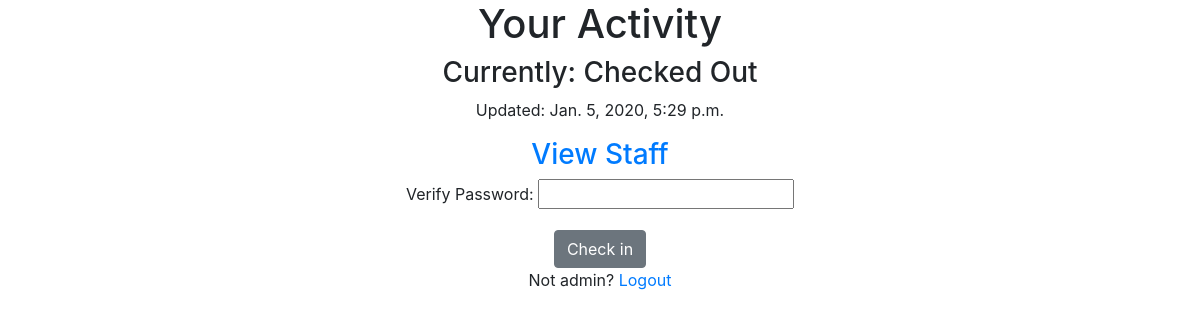
The page / (signed in) on the database its author committed.
### timeclock/models.py (models this page shows, shortened)
class UserActivity(models.Model):
    user = models.ForeignKey(settings.AUTH_USER_MODEL,on_delete=models.CASCADE)
    activity = models.CharField(max_length=120, default='checkin', choices=USER_ACTIVITY_CHOICES)
    timestamp = models.DateTimeField(auto_now_add=True)
    objects = UserActivityManager()
    abc = UserActivityManager()
    class Meta:
        verbose_name = 'User Activity'
        verbose_name_plural = "User Activities"
    @property
    def next_activity(self):
        next = "Check in"
        if self.activity == 'checkin':
            next = "Check out"
        return next
    @property
    def current(self):
        current = 'Checked Out'
        if self.activity == 'checkin':
            current = "Checked in"
        return current

### timeclock/views.py (the view, shortened to what this page needs)
# urls.py: url(r'^$', ActivityView.as_view()),
class ActivityView(View):
    @method_decorator(login_required)
    def dispatch(self,*args,**kwargs):
        return super(ActivityView, self).dispatch(*args,**kwargs)
    def get(self, request, *args, **kwargs):
        if not request.user.is_authenticated:
            return HttpResponseRedirect("/login/")
        username_ses=None
        username_auth=None
        if request.session.get("username"):
            username_auth = request.user.username
            username_ses = request.session.get("username")
        if username_ses == username_auth:
            username = username_auth
            context = {}
            if username:
                form = UserActivityForm(initial={"username": username})
                context["form"] = form
                if request.user.is_authenticated:
                    obj = UserActivity.objects.current(request.user)
                    context['object'] = obj
        else:
            logout(request)
            return HttpResponseRedirect("/login/")
        return render(request, "timeclock/activity-view.html", context)

### timeclock/forms.py (shortened to what this page needs)
class UserActivityForm(forms.Form):
    username = forms.CharField(widget=forms.HiddenInput)
    password = forms.CharField(label='Verify Password', widget=forms.PasswordInput)

### timeclock/models.py (called while the page is built)
    def current(self, user=None):
        if user is None:
            return self
        return self.filter(user=user).order_by('-timestamp').first()

    def get_queryset(self, *args, **kwargs):
        return UserActivityQuerySet(self.model, using=self._db)

    def current(self, user=None):
        if user is None:
            return None
        current_obj = self.get_queryset().current(user)
        return current_obj

### timeclock/templates/timeclock/activity-view.html (shortened to what this page needs)
    {% extends "base.html" %}
    {% block content %}
    {% if object %}
    <h1>Your Activity</h1>
    <h3>Currently: {{ object.current }}</h3>
    <p>Updated: {{ object.timestamp }}</p>
    {% endif %}
    {% if user.is_staff %}
        <h3><a href="/users">View Staff</a></h3>
    {% endif %}
    <form method='POST' action=''>
        {{ form.as_p }}
        <input class="btn btn-secondary"type='submit' value='{% if object %}{{object.next_activity }}{% else %}Check in{% endif %}' />
    </form>
    <p>Not {{ object.user.username }}? <a href='/logout'>Logout</a></p>
    {% endblock %}

### rows shown on the page
UserActivity: current "Checked Out", timestamp "Jan. 5, 2020, 5:29 p.m.", next_activity "Check in", user.username "admin"
